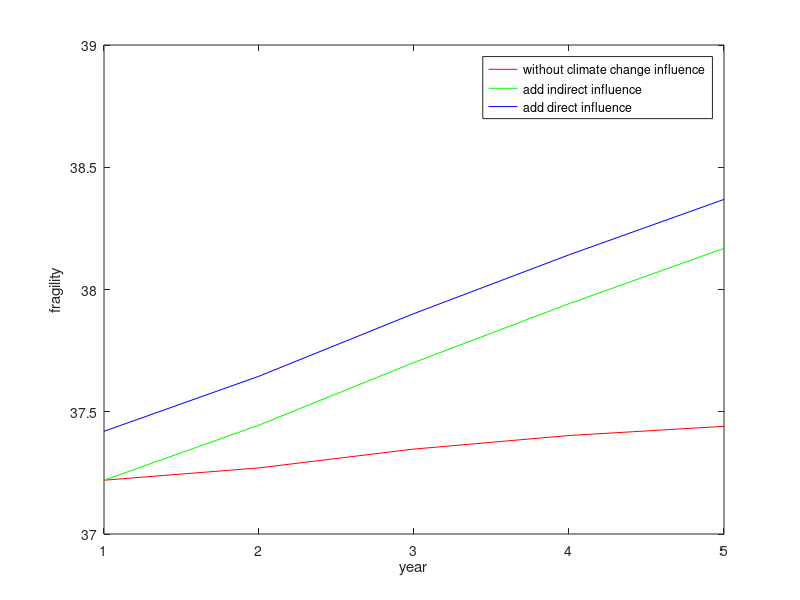

This chart was generated by the following MATLAB code:
%factors1=[7.20; 9.25; 8.45; 10]; %Iraq
%factors1=[9.65; 9.00; 7.80; 9.70]; %Congo
%factors1=[9.1; 8.6; 8.65; 7.70]; %Haiti
%factors1=[9.5; 9.8; 8.07; 9.00]; %Syria
%factors1=[9.25; 9; 8.27; 9.55]; %Sudan
factors1=[9.85; 9; 8.87; 9.5]; %Central African Republic
factors=factors1;
K=[1/2 0 1/3 1/6; 0 2/3 1/6 1/6; 1/2 0 3/8 1/8; 1/4 1/4 1/4 1/4];
KC=[1/8; 0; 1/2; 1/4];
C=0.2;
year=5;
X=zeros(year);
Y1=zeros(year);
Y2=zeros(year);
Y3=zeros(year);

for i=1:year
    X(i)=i;
    Y1(i)=sum(factors);
    factors=K*factors;    
end    
p1=plot(X, Y1, 'r');
hold on

factors=factors1;
for i=1:year
    X(i)=i;
    Y2(i)=sum(factors);
    factors=K*factors+KC*C;    
end    
p2=plot(X, Y2, 'g');
hold on

factors=factors1;
for i=1:year
    X(i)=i;
    Y3(i)=sum(factors)+C;
    factors=K*factors+KC*C;    
end    
p3=plot(X, Y3, 'b');
axis([1 year 37 39]);
hold off
xlabel('year');
ylabel('fragility');
legend([p1(1), p2(2), p3(3)],'without climate change influence','add indirect influence','add direct influence');

